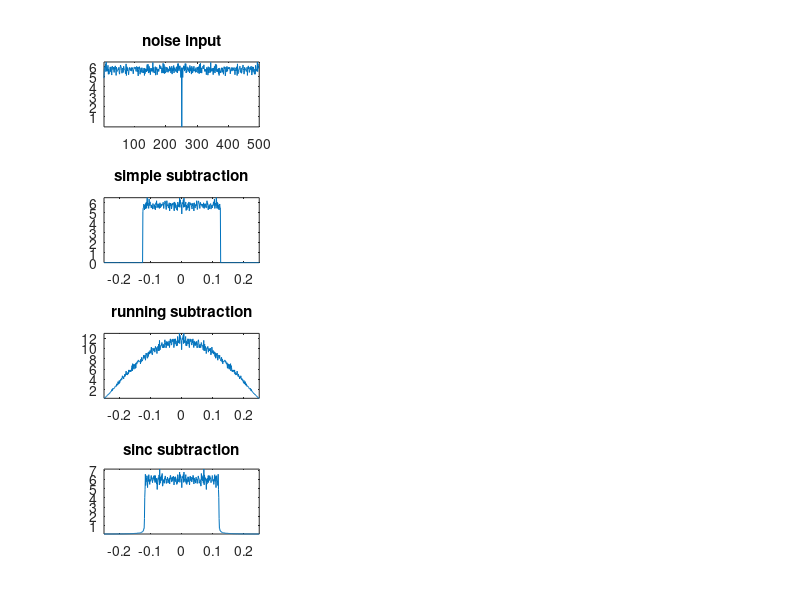

MATLAB code to generate this figure: (Note: this script raises an error after producing the figure.)
% script to illustrate the properties of the different subtraction methods
% in ASL
figure

TR=2;
nyq=1/(2*TR);
tlen = 500;
NITER = 100;

simp = zeros(NITER, tlen/2);
run = zeros(NITER,tlen-1);
sinterp=zeros(NITER,tlen);
orig=zeros(NITER,tlen);

for noisetype=1:3
    
    for iter=1:NITER
        fprintf('\rNoise type : %d , iteration:  %d', noisetype, iter')
        switch(noisetype)
            case 1
                noise = rand(tlen,1);
                noise = noise -mean(noise);
            case 2
                noise = make1overf(tlen, nyq);
            case 3
                noise = makeAR1(tlen,0.9);
        end
        raw = zeros(tlen,1);
        %raw=(1:tlen)';
        %raw(1:2:end)=2;
        raw = raw + noise ;
        %raw(1:2)=1;
        
        orig(iter,:) =  raw';
        t=0:tlen-1;
        
        % method 1: simple subtraction
        
        xt = raw(1:2:end);
        xc = raw(2:2:end);
        
        asl = xt - xc;
        simp(iter,:) =  asl';
        
        
        % method 2: running subtraction
        asl=zeros(tlen-1,1);
        for n=2:length(raw)
            asl(n-1) = (raw(n)-raw(n-1)) * (-1)^n;
        end
        run(iter,:)= asl';
        
        
        % method 3: sinterp subtraction
        % (A) using my own kernel
        xt = raw;
        xc = raw;
        
        xt(2:2:end) = 0;
        xc(1:2:end) = 0;
        
        xt=[xt(2:end); 0];
        
        kernel = 0.5* sinc((1.5/pi)*[-100:100]);
        
        xt2 = conv(xt,kernel);
        xc2 = conv(xc,kernel);
        xt2 = xt2(100:end-101);
        xc2 = xc2(100:end-101);
        asl = xt2 - xc2;
        
        %     % (B) using Matlab's kernel:
        %     xt = raw(1:2:end);
        %     tt =t(1:2:end);
        %     xc = raw(2:2:end);
        %     tc = t(2:2:end);
        %     
        %     xt = interp1(tt,xt, t, 'sinc', 'extrap');
        %     xc = interp1(tc,xc, t, 'sinc', 'extrap');
        %     asl = xt' - xc';
        %  
        %     % (C) in Frequency domain:
        %     xt = raw(1:2:end);
        %     tt =t(1:2:end);
        %     xc = raw(2:2:end);
        %     tc = t(2:2:end);
        %     w = [-pi:2*pi/length(xc):pi];
        %     w=w(1:end-1)';
        %     fxt = fftshift(fft(xt));
        %     fxc = fftshift(fft(xc)).*exp(i*w);
        %     fasl = fxt-fxc;
        %     fasl = [zeros(length(fasl)/2,1); fasl ; zeros(length(fasl)/2,1)];
        %     asl = ifft(fftshift(fasl));
        %   
        sinterp(iter,:) = asl';
        
    end
    
    w= [-nyq:2*nyq/(length(raw)-1):nyq];
    %w= [-2*nyq:2*nyq/(length(raw)-1):2*nyq];
    
    mforig = mean(fftshift(abs(fft(orig,[],2))),1);
    subplot(4,3, noisetype)
    plot(mforig), title('noise input')
    axis tight
    
    
    
    
    % simple subtraction:
    nyq=1/(2*TR);
    % 
    % xs=[]
    % for count=1:size(simp,1)
    %     tmp=xcorr(simp(count,:));
    %     xs = [xs ; tmp];
    % end
    
    %mfsimp = mean(fftshift(abs(fft(xs,[],2))),1);
    %mfsimp = [zeros(1,tlen/2)  mfsimp   zeros(1,tlen/2)];
    mfsimp = mean(fftshift(abs(fft(simp,[],2))),1);
    mfsimp = [zeros(1,tlen/4)  mfsimp   zeros(1,tlen/4)];
    
    f= [-nyq:2*nyq/(length(raw)-1):nyq];
    %f= [-2*nyq:2*nyq/(length(raw)-1):2*nyq];
    
    subplot(4,3,3 + noisetype)
    plot (f, mfsimp), title('simple subtraction')
    axis tight
    
    
    
    
    % running subtraction
    
    nyq=1/(2*TR);
    
    % xr=[]
    % for count=1:size(run,1)
    %     tmp=xcorr(run(count,:));
    %     xr = [xr ; tmp];
    % end
    % mfrun = mean(fftshift(abs(fft(xr,[],2))),1);
    % f= [-2*nyq:2*nyq/(length(raw)-1):2*nyq];
    % subplot(425), plot (f(2:end-1),mfrun), title('running subtraction')
    % subplot(426), plot(w(2:end-1), abs(mfrun./mforig(2:end-1)),'r');
    
    mfrun = mean(fftshift(abs(fft(run,[],2))),1);
    f= [-nyq:2*nyq/(length(mfrun)-1):nyq];
    subplot(4,3 ,6 + noisetype)
    plot (f,mfrun), title('running subtraction')
    axis tight
    
    
    
    
    
    
    % sinc subtraction
    
    % xi=[]
    % for count=1:size(sinterp,1)
    %     tmp=xcorr(sinterp(count,:));
    %     xi = [xi ; tmp];
    % end
    % mfsinterp = mean(fftshift(abs(fft(xi,[],2))),1);
    
    mfsinterp = mean(fftshift(abs(fft(sinterp,[],2))),1);
    f= [-nyq : 2*nyq/(length(mfsinterp)-1) : nyq];
    subplot(4,3, 9 + noisetype)
    plot (f, mfsinterp), title('sinc subtraction')
    axis tight
    
   
end

return

% testing analytical solutions 1/f noise
% simple subtraction:
w=-2*pi:0.1:2*pi

x1 = abs(2./w).*(1-exp(j*w/2));
x2 = abs(2./(w-2*pi)).*(1-exp(j*(w-2*pi)/2));

x2(end/2:end)=0;
x3 = abs(2./(w-2*pi)).*(1-exp(j*(w-2*pi)/2));
x3(1:end/2)=0;

plot(abs(x1))
plot(abs(x2))
plot(abs(x3))

x = x1+x2+x3;
rect=zeros(size(x));
rect(end/4:end*3/4)=1;
plot(w, abs(x).*rect)
